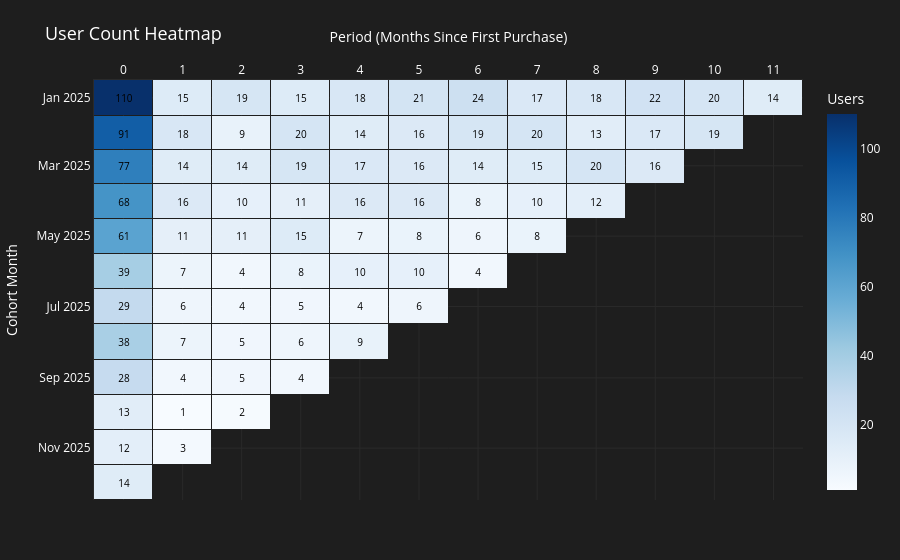

Notebook code for this chart:
### Code cell
# Dynamic user count heatmap using Plotly
fig_absolute = plot_dynamic_heatmap(cohort_pivot_absolute, is_percent=False, title='User Count Heatmap')
fig_absolute.show()

### Figure 1 — Plotly figure (JSON) as saved in the notebook; plotly's stock layout.template omitted (floating-point values rounded to 4 significant figures; data arrays with more than 128 entries replaced by an {"elided": "..."} marker saying what was removed)
{"data": [{"colorbar": {"tickfont": {"color": "#ffffff"}, "title": {"font": {"color": "#ffffff"}, "text": "Users"}}, "colorscale": [[0, "rgb(247,251,255)"], [0.125, "rgb(222,235,247)"], [0.25, "rgb(198,219,239)"], [0.375, "rgb(158,202,225)"], [0.5, "rgb(107,174,214)"], [0.625, "rgb(66,146,198)"], [0.75, "rgb(33,113,181)"], [0.875, "rgb(8,81,156)"], [1, "rgb(8,48,107)"]], "connectgaps": false, "customdata": {"elided": "12x12 str values"}, "hovertemplate": "<b>Cohort:</b> %{y}<br><b>Month:</b> %{x}<br><b>Value:</b> %{customdata}<extra></extra>", "text": {"elided": "12x12 str values"}, "textfont": {"color": "black", "size": 10}, "texttemplate": "%{text}", "type": "heatmap", "x": ["0", "1", "2", "3", "4", "5", "6", "7", "8", "9", "10", "11"], "xgap": 1, "y": ["2025-01", "2025-02", "2025-03", "2025-04", "2025-05", "2025-06", "2025-07", "2025-08", "2025-09", "2025-10", "2025-11", "2025-12"], "ygap": 1, "z": {"elided": "12x12 float values"}}], "layout": {"autosize": true, "dragmode": "pan", "font": {"color": "#ffffff", "size": 12}, "hoverlabel": {"bgcolor": "#2a2a2a", "bordercolor": "#444444", "font": {"color": "white"}}, "margin": {"b": 60, "l": 70, "r": 40, "t": 80}, "paper_bgcolor": "#1e1e1e", "plot_bgcolor": "#1e1e1e", "title": {"font": {"color": "#ffffff", "size": 18}, "text": "User Count Heatmap"}, "xaxis": {"color": "#ffffff", "fixedrange": false, "gridcolor": "#2a2a2a", "linecolor": "#2a2a2a", "side": "top", "title": {"font": {"color": "#ffffff"}, "text": "Period (Months Since First Purchase)"}, "zeroline": false}, "yaxis": {"autorange": "reversed", "color": "#ffffff", "fixedrange": false, "gridcolor": "#2a2a2a", "linecolor": "#2a2a2a", "title": {"font": {"color": "#ffffff"}, "text": "Cohort Month"}, "zeroline": false}}}
